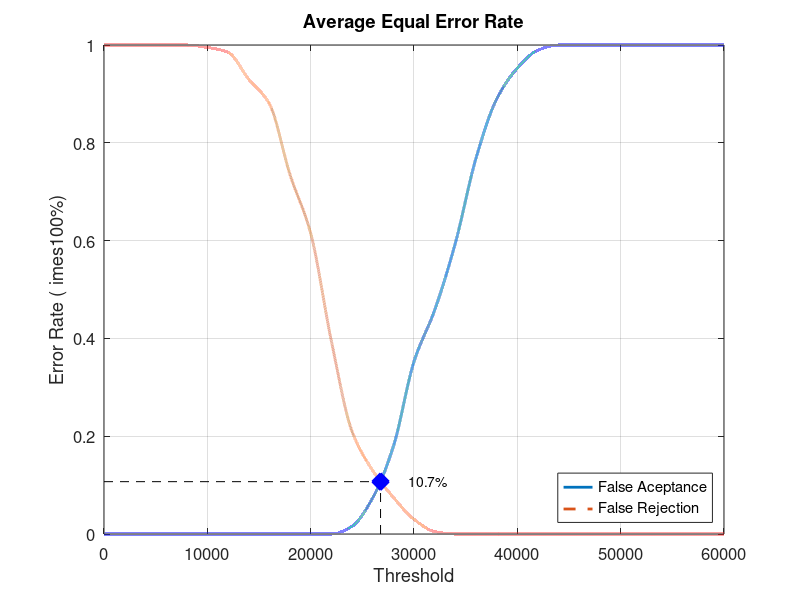
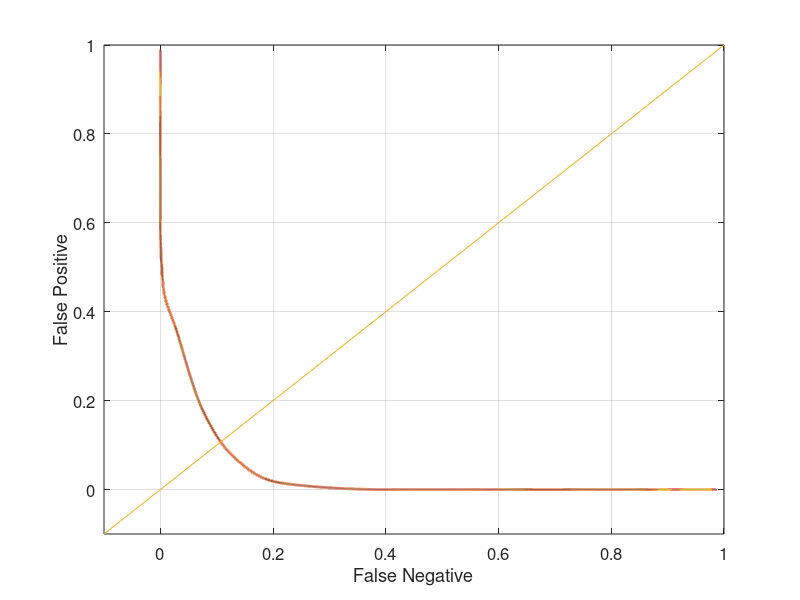

Reproduce these figures in MATLAB, in order.
close all;
clear;
clc;
x = 0:2000:60000;
xq = 0:0.5:60000;

y0 = [0 0 0 0 0 0 0 0 0 0 0 0 0.0157895 0.0736842 0.178947 0.352632 0.457895 0.594737 0.768421 0.889474 0.952632 0.989474 1 1 1 1 1 1 1 1 1]
yy0 = interp1(x, y0, xq, 'pchip');
y1 = [1 1 1 1 1 0.995 0.985 0.93 0.88 0.735 0.615 0.395 0.21 0.13 0.075 0.03 0.005 0 0 0 0 0 0 0 0 0 0 0 0 0 0]
yy1 = interp1(x, y1, xq, 'pchip');

% Calculating EER: 
y2 = abs(y0 - y1);
find(y2 == min(y2))
yy2 = abs(yy0 - yy1);
xEER = find(yy2 == min(yy2));
xEERIndex = xq(xEER) % X-axis EER
yEER = yy0(xEER) % Y-axis EER

main = figure
plot(xq, yy0,'-','LineWidth', 2);	hold on
plot(xq, yy1,'--','LineWidth', 2);	hold on
plot([xEERIndex xEERIndex], [0 yEER], 'k--');	hold on
plot([0 xEERIndex], [yEER yEER], 'k--');	hold on
plot(xEERIndex, yEER, 'bx', 'LineWidth', 10);	hold on
text(xEERIndex + 10 * xEERIndex / 100, yEER, [num2str(round((10000 * yEER)) / 100) '%'])
legend('False Aceptance', 'False Rejection', 'Location', 'SouthEast')
xlabel('Threshold')
ylabel('Error Rate (	imes100%)')
title('Average Equal Error Rate')
set(gca, 'FontSize', 12)
axis([0 60000 0 1])
grid on

print(main, 'Database1_4Main', '-dpng');
FNRxFPR = figure('Color', [1 1 1]);
plot(yy1, yy0, '-', yy1, yy0, 'LineWidth', 2);
hold on
y = -0.1:0.1:1
plot(y, y); 
set(gca, 'FontSize', 12)
xlabel('False Negative')
ylabel('False Positive')
axis([-0.1 1 -0.1 1])
set(gca, 'FontSize', 12)
grid on

print(FNRxFPR, 'Database1_4FNRxFPR','-dpng');
